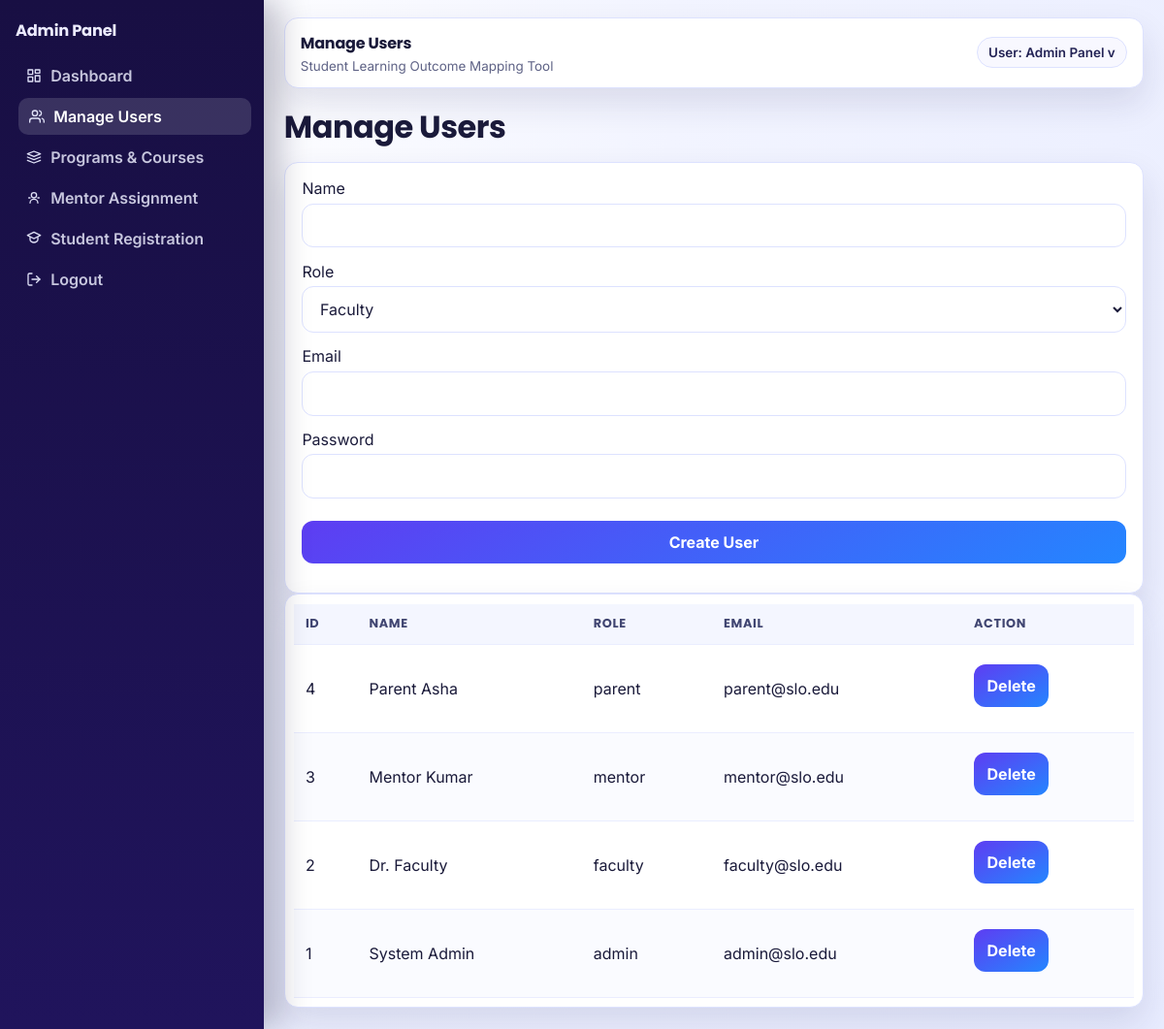
The page /admin/users.php (signed in) on the database its author committed.
### tables this page shows
CREATE TABLE users (
  id INT AUTO_INCREMENT PRIMARY KEY,
  name VARCHAR(120) NOT NULL,
  role ENUM('admin','faculty','mentor','parent') NOT NULL,
  email VARCHAR(150) NOT NULL UNIQUE,
  password VARCHAR(255) NOT NULL,
  created_at TIMESTAMP DEFAULT CURRENT_TIMESTAMP
);

### backend/admin/users_handler.php (called while the page is built, shortened)
<?php
require_once __DIR__ . '/../../config/db.php';
$users = $pdo->query('SELECT id, name, role, email FROM users ORDER BY id DESC')->fetchAll();
?>

### admin/users.php (the view, shortened to what this page needs)
<?php require_once __DIR__ . '/../backend/admin/users_handler.php'; ?>
<!DOCTYPE html>
<html lang="en"><head><meta charset="UTF-8"><meta name="viewport" content="width=device-width, initial-scale=1.0"><title>Manage Users</title><link rel="stylesheet" href="/slo-tool/assets/css/ui.css"></head>
<body><div class="wrapper">
<aside class="sidebar"><h2>Admin Panel</h2><a href="dashboard.php">Dashboard</a><a href="users.php">Manage Users</a><a href="courses.php">Programs & Courses</a><a href="mentors.php">Mentor Assignment</a><a href="students.php">Student Registration</a><a href="/slo-tool/auth/logout.php">Logout</a></aside>
<main class="content">
<h1>Manage Users</h1>
<div class="card">
<form method="post">
<label>Name</label><input name="name" required>
<label>Role</label>
<select name="role" required>
<option value="faculty">Faculty</option>
</select>
<label>Email</label><input type="email" name="email" required>
<label>Password</label><input type="password" name="password" required>
<button type="submit">Create User</button>
</form>
</div>
<div class="table-wrap"><table><thead><tr><th>ID</th><th>Name</th><th>Role</th><th>Email</th><th>Action</th></tr></thead><tbody>
<?php foreach($users as $u): ?>
<tr>
<td><?= $u['id'] ?></td>
<td><?= htmlspecialchars($u['name']) ?></td>
<td><?= $u['role'] ?></td>
<td><?= htmlspecialchars($u['email']) ?></td>
<td>
<form method="post" onsubmit="return confirm('Delete this user? This action cannot be undone.');">
<button type="submit">Delete</button>
</form>
</td>
</tr>
<?php endforeach; ?>
</tbody></table></div>
</main></div><script src="/slo-tool/assets/js/dashboard.js"></script></body></html>

### assets/css/ui.css (style rules this page uses)
:root { --bg: #f2f4ff; --bg-soft: #e8ecff; --surface: #ffffff; --line: #dde2ff; --text: #1a1a3a; --muted: #5f6386; --primary: #5e3df2; --primary-strong: #3f28c4; --secondary: #2486ff; --sidebar: #180f43; --sidebar-soft: #20145c; --success: #1f9d63; --warning: #d58a11; --danger: #cf4a45; --shadow: 0 16px 34px rgba(34, 30, 93, 0.12); }
* { box-sizing: border-box; }
html, body { min-height: 100%; }
body { margin: 0; font-family: "Inter", sans-serif; color: var(--text); background: radial-gradient(circle at 12% 6%, #ffffff 0, var(--bg) 38%, var(--bg-soft) 100%); }
a { color: var(--primary); text-decoration: none; }
h1, h2, h3 { margin: 0 0 0.75rem; font-family: "Poppins", sans-serif; letter-spacing: -0.015em; }
input, select, textarea, button { width: 100%; margin-top: 0.35rem; margin-bottom: 0.9rem; border-radius: 12px; border: 1px solid var(--line); background: #fff; color: var(--text); padding: 0.74rem 0.85rem; font: inherit; transition: border-color 0.15s ease, box-shadow 0.15s ease, transform 0.15s ease; }
button { width: auto; border: none; margin-top: 0.55rem; background: linear-gradient(150deg, var(--primary), var(--secondary)); color: #fff; font-weight: 700; cursor: pointer; }
.login-card button, .card form button { width: 100%; }
.wrapper { min-height: 100vh; display: block; }
.sidebar { position: fixed; left: 0; top: 0; bottom: 0; width: 272px; padding: 1.2rem 1rem; background: linear-gradient(180deg, var(--sidebar), var(--sidebar-soft)); box-shadow: 16px 0 30px rgba(15, 10, 48, 0.25); overflow-y: auto; color: #fff; }
.sidebar h2 { font-size: 1.02rem; color: #ecebff; margin-bottom: 0.9rem; }
.sidebar a { display: flex; align-items: center; gap: 0.6rem; color: rgba(238, 239, 255, 0.82); padding: 0.58rem 0.66rem; margin: 0.22rem 0; border-radius: 10px; font-weight: 600; transition: all 0.18s ease; }
.sidebar a:hover, .sidebar a.is-active { color: #fff; background: rgba(255, 255, 255, 0.14); transform: translateX(3px); }
.sidebar a::before { content: ""; width: 16px; height: 16px; display: inline-block; background-repeat: no-repeat; background-size: 16px 16px; background-position: center; flex: 0 0 16px; opacity: 0.95; }
.content { margin-left: 272px; padding: 1.1rem 1.3rem 1.4rem; width: calc(100% - 272px); max-width: none; }
.card, .table-wrap, .chart-box { background: var(--surface); border: 1px solid var(--line); border-radius: 14px; box-shadow: var(--shadow); }
.card { padding: 1rem 1.1rem; transition: transform 0.18s ease, box-shadow 0.18s ease; }
.table-wrap { overflow-x: auto; padding: 0.6rem; }
table { width: 100%; border-collapse: collapse; min-width: 560px; }
th, td { text-align: left; padding: 0.72rem; border-bottom: 1px solid #eaedff; }
th { font-family: "Poppins", sans-serif; font-size: 0.8rem; color: #404571; text-transform: uppercase; letter-spacing: 0.05em; background: #f4f6ff; }
tr:nth-child(even) td { background: #fafbff; }

### rows shown on the page
users: id "4", name "Parent Asha", role "parent", email "parent@slo.edu"
users: id "3", name "Mentor Kumar", role "mentor", email "mentor@slo.edu"
users: id "2", name "Dr. Faculty", role "faculty", email "faculty@slo.edu"
users: id "1", name "System Admin", role "admin", email "admin@slo.edu"
